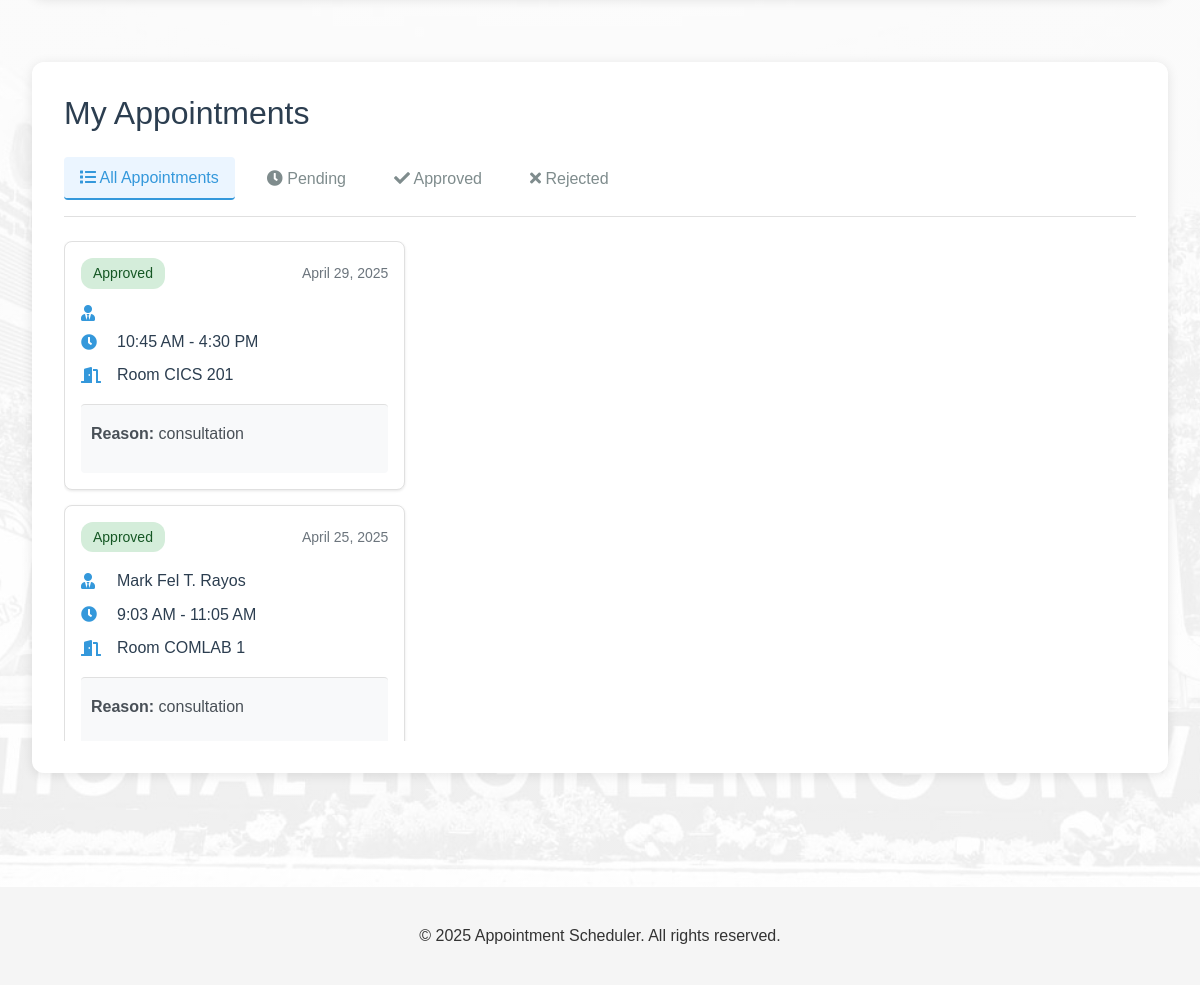
/book-appointment/ (signed in, lower part), run on an earlier commit of the app's database.
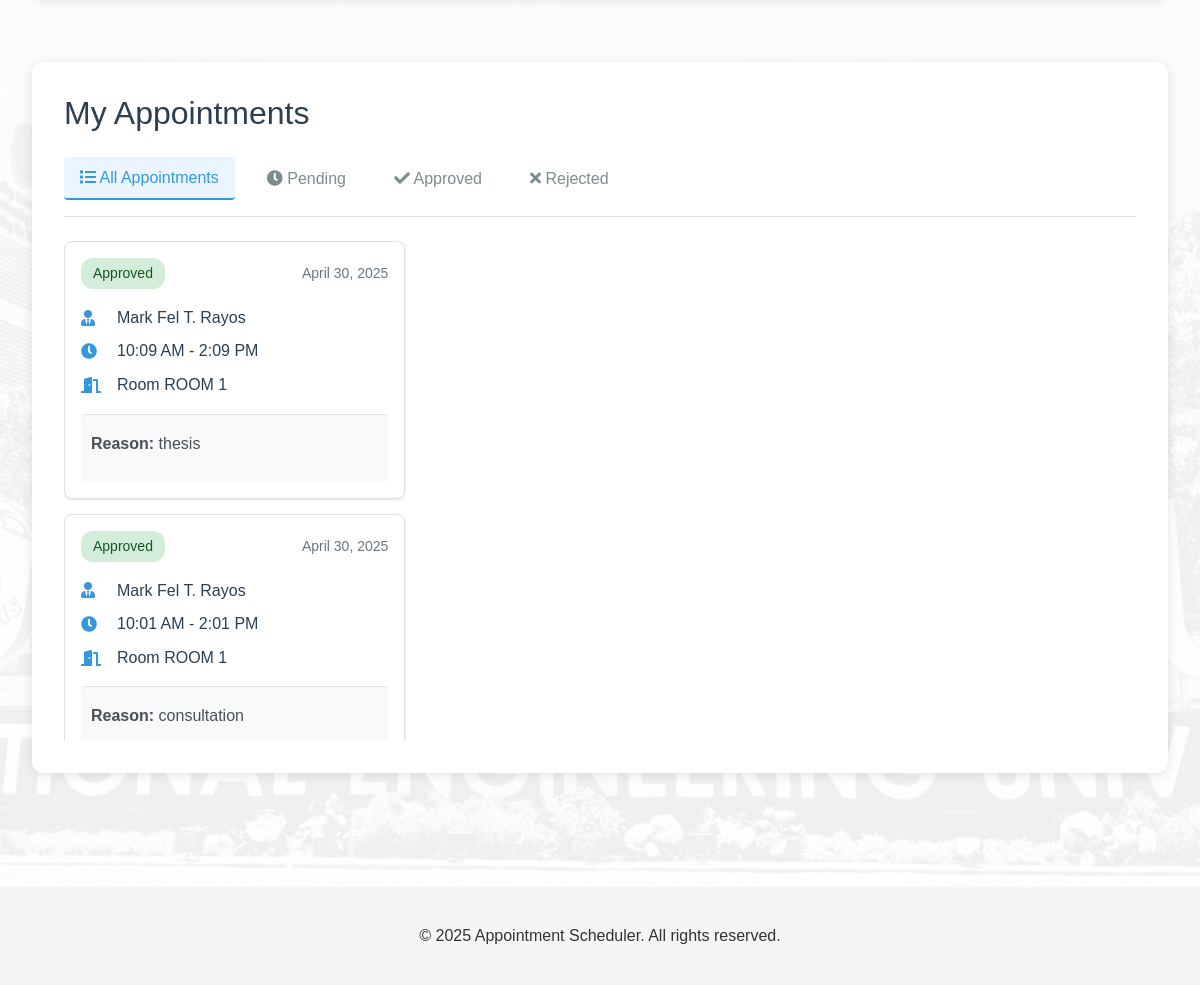
And on a later commit of the database.
### AppointmentWebsite/models.py (models this page shows, shortened)
class Appointment(models.Model):
    STATUS_CHOICES = [
        ('Pending', 'Pending'),
        ('Approved', 'Approved'),
        ('Rejected', 'Rejected')
    ]
    REASON_CHOICES = [
        ('consultation', 'Consultation'),
        ('thesis', 'Thesis Defense'),
        ('proposal', 'Proposal Defense'),
        ('other', 'Other')
    ]
    student = models.ForeignKey(User, on_delete=models.CASCADE, related_name='appointments')
    time_slot = models.OneToOneField(TimeSlot, on_delete=models.CASCADE)
    status = models.CharField(max_length=20, choices=STATUS_CHOICES, default='Pending')
    reason = models.CharField(max_length=20, choices=REASON_CHOICES, null=True, blank=True)
    created_at = models.DateTimeField(default=timezone.now)
    student_file = models.ForeignKey(StudentFile, on_delete=models.SET_NULL, null=True, blank=True)

class TimeSlot(models.Model):
    ROOM_CHOICES = [
        ('CICS201', 'CICS 201'),
        ('CICS202', 'CICS 202'),
        ('CPE_FACULTY', 'CpE FACULTY'),
        ('COMP_LAB_CICS', 'COMPUTER ENGINEERING LAB (CICS)'),
        ('COMP_LAB_EINSTEIN', 'COMPUTER LAB (EINSTEIN BUILDING)'),
        ('ICT_FACULTY', 'ICT FACULTY (GYM)')
    ]
    date = models.DateField()
    start_time = models.TimeField()
    end_time = models.TimeField()
    room = models.CharField(max_length=50, choices=ROOM_CHOICES, default='CICS201')
    is_available = models.BooleanField(default=True)
    faculty = models.ForeignKey(User, on_delete=models.CASCADE, related_name='time_slots')
    created_at = models.DateTimeField(default=timezone.now)
    class Meta:
        ordering = ['date', 'start_time']

### Appointment_Scheduler/views.py (the view)
# urls.py: path('book-appointment/', views.Book_Appointment, name='book_appointment'),
@login_required
def Book_Appointment(request):
    try:
        user_profile = request.user.userprofile
        if user_profile.user_type == 'faculty':
            messages.error(request, "Faculty members cannot book appointments.")
            return redirect('faculty_dashboard')
    except UserProfile.DoesNotExist:
        return redirect('edit_profile')
    selected_date = request.GET.get('date', timezone.now().date())
    if isinstance(selected_date, str):
        selected_date = timezone.datetime.strptime(selected_date, '%Y-%m-%d').date()
    available_slots = TimeSlot.objects.filter(
        date=selected_date,
        is_available=True
    ).select_related('faculty', 'faculty__userprofile').order_by('start_time')
    faculty_slots = {}
    for slot in available_slots:
        if slot.faculty not in faculty_slots:
            faculty_slots[slot.faculty] = []
        faculty_slots[slot.faculty].append(slot)
    try:
        print(f"\nDebug: Fetching appointments for user {request.user.username}")
        print(f"Debug: User ID: {request.user.id}")
        all_appointments = Appointment.objects.filter(
            student=request.user
        ).select_related(
            'time_slot',
            'time_slot__faculty'
        ).prefetch_related(
            'time_slot__faculty__userprofile'
        ).order_by('-time_slot__date', '-time_slot__start_time')
        print(f"Debug: Raw SQL query: {all_appointments.query}")
        print(f"Debug: Total appointments found: {all_appointments.count()}")
        appointments = {
            'all': all_appointments,
            'pending': all_appointments.filter(status='Pending'),
            'approved': all_appointments.filter(status='Approved'),
            'rejected': all_appointments.filter(status='Rejected')
        }
        for status, appts in appointments.items():
            print(f"\nDebug: {status.capitalize()} appointments: {appts.count()}")
            for appt in appts:
                print(f"  - ID: {appt.id}")
                print(f"  - Date: {appt.time_slot.date}")
                print(f"  - Faculty: {appt.time_slot.faculty.get_full_name()}")
                print(f"  - Status: {appt.status}")
    except Exception as e:
        print(f"Debug: Error fetching appointments: {str(e)}")
        print(f"Debug: Exception type: {type(e)}")
        appointments = {
            'all': [],
            'pending': [],
            'approved': [],
            'rejected': []
        }
    context = {
        'selected_date': selected_date,
        'faculty_slots': faculty_slots,
        'today': timezone.now().date(),
        'appointments': appointments,
        'user': request.user,
        'debug_info': {
            'username': request.user.username,
            'total_appointments': len(appointments['all']),
            'status_counts': {status: len(appts) for status, appts in appointments.items()}
        }
    }
    return render(request, 'Book_Appointment.html', context)

### templates/Book_Appointment.html (shortened to what this page needs)
{% extends 'base.html' %}
{% load static %}
{% load appointment_filters %}
{% block extra_css %}
<link rel="stylesheet" href="{% static 'css/book_appointment.css' %}">
<link rel="stylesheet" href="https://cdnjs.cloudflare.com/ajax/libs/font-awesome/6.0.0/css/all.min.css">
{% endblock %}
{% block content %}
<div class="booking-container">
    <div class="booking-sections">
        <div class="appointment-status-panel">
            <h2 class="status-panel-title">My Appointments</h2>
            <div class="status-tabs">
                <button class="status-tab active" data-status="all">
                    <i class="fas fa-list"></i> All Appointments
                </button>
                <button class="status-tab" data-status="pending">
                    <i class="fas fa-clock"></i> Pending
                </button>
                <button class="status-tab" data-status="approved">
                    <i class="fas fa-check"></i> Approved
                </button>
                <button class="status-tab" data-status="rejected">
                    <i class="fas fa-times"></i> Rejected
                </button>
            </div>
            <div class="appointments-container">
                {% if appointments.all %}
                    <div class="appointments-group" data-status="all">
                        {% for appointment in appointments.all %}
                            <div class="appointment-card">
                                <div class="appointment-header">
                                    <span class="status-badge {{ appointment.status|lower }}">{{ appointment.status }}</span>
                                    <span class="appointment-date">{{ appointment.time_slot.date|date:"F d, Y" }}</span>
                                </div>
                                <div class="appointment-body">
                                    <div class="appointment-info">
                                        <p><i class="fas fa-user-tie"></i> {{ appointment.time_slot.faculty.get_full_name }}</p>
                                        <p><i class="fas fa-clock"></i> {{ appointment.time_slot.start_time|time:"g:i A" }} - {{ appointment.time_slot.end_time|time:"g:i A" }}</p>
                                        <p><i class="fas fa-door-open"></i> Room {{ appointment.time_slot.room }}</p>
                                    </div>
                                    {% if appointment.reason %}
                                        <div class="appointment-reason">
                                            <p><strong>Reason:</strong> {{ appointment.reason }}</p>
                                        </div>
                                    {% endif %}
                                </div>
                            </div>
                        {% endfor %}
                    </div>
                {% else %}
                    <div class="no-appointments">
                        <i class="fas fa-calendar-times fa-3x mb-3"></i>
                        <p>No appointments found</p>
                    </div>
                {% endif %}
            </div>
        </div>
    </div>
</div>
{% endblock %}

What changed in the data, as far as the page shows it:
no longer on this page (row unchanged): Appointment: status "Approved", time_slot "April 29, 2025", time_slot.start_time "10:45 AM", time_slot.end_time "4:30 PM", time_slot.room "CICS 201", reason "consultation"
no longer on this page (row unchanged): Appointment: status "Approved", time_slot "April 25, 2025", time_slot.faculty.get_full_name "Mark Fel T. Rayos", time_slot.start_time "9:03 AM", time_slot.end_time "11:05 AM", time_slot.room "COMLAB 1", reason "consultation"
added Appointment: status "Approved", time_slot "April 30, 2025", time_slot.faculty.get_full_name "Mark Fel T. Rayos", time_slot.start_time "10:09 AM", time_slot.end_time "2:09 PM", time_slot.room "ROOM 1", reason "thesis"
added Appointment: status "Approved", time_slot "April 30, 2025", time_slot.faculty.get_full_name "Mark Fel T. Rayos", time_slot.start_time "10:01 AM", time_slot.end_time "2:01 PM", time_slot.room "ROOM 1", reason "consultation"
